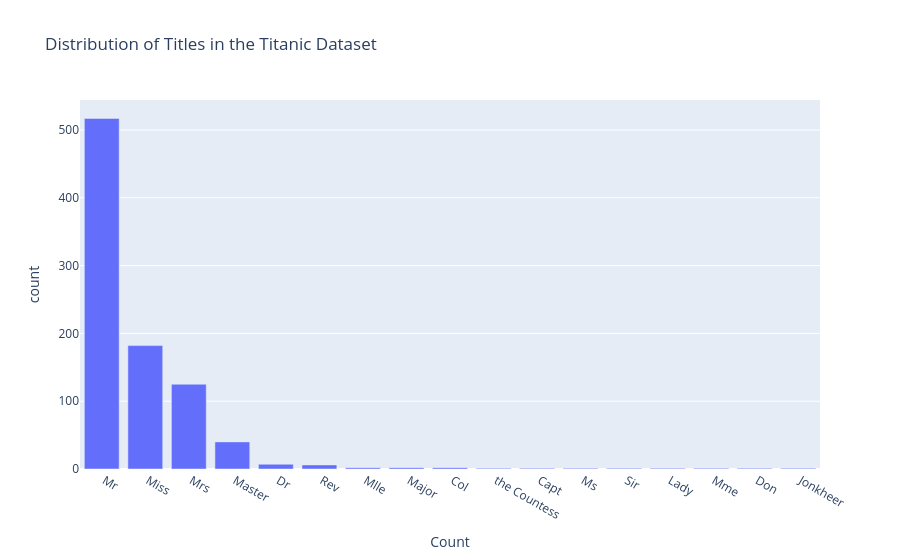

Source (notebook cell):
### Code cell
fig  = px.bar(
    data_title,
    x = 'Title',
    y = 'count',
    title = 'Distribution of Titles in the Titanic Dataset',
    labels = {'index': 'Title', 'Title': 'Count'},
)
fig.show()

### Figure 1 — Plotly figure (JSON) as saved in the notebook; plotly's stock layout.template omitted (floating-point values rounded to 4 significant figures)
{"data": [{"alignmentgroup": "True", "hovertemplate": "Count=%{x}<br>count=%{y}<extra></extra>", "legendgroup": "", "marker": {"color": "#636efa", "pattern": {"shape": ""}}, "name": "", "offsetgroup": "", "orientation": "v", "showlegend": false, "textposition": "auto", "type": "bar", "x": [" Mr", " Miss", " Mrs", " Master", " Dr", " Rev", " Mlle", " Major", " Col", " the Countess", " Capt", " Ms", " Sir", " Lady", " Mme", " Don", " Jonkheer"], "xaxis": "x", "y": [517, 182, 125, 40, 7, 6, 2, 2, 2, 1, 1, 1, 1, 1, 1, 1, 1], "yaxis": "y"}], "layout": {"barmode": "relative", "legend": {"tracegroupgap": 0}, "title": {"text": "Distribution of Titles in the Titanic Dataset"}, "xaxis": {"anchor": "y", "domain": [0, 1], "title": {"text": "Count"}}, "yaxis": {"anchor": "x", "domain": [0, 1], "title": {"text": "count"}}}}
